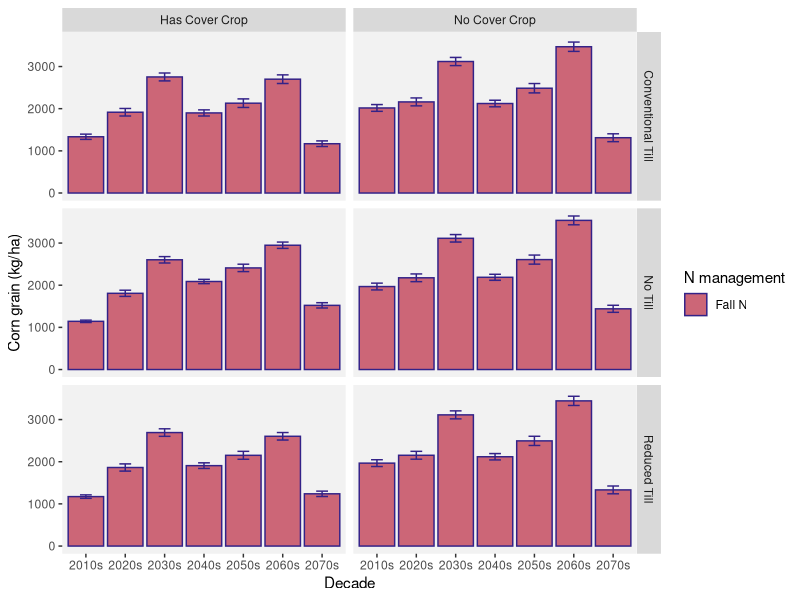
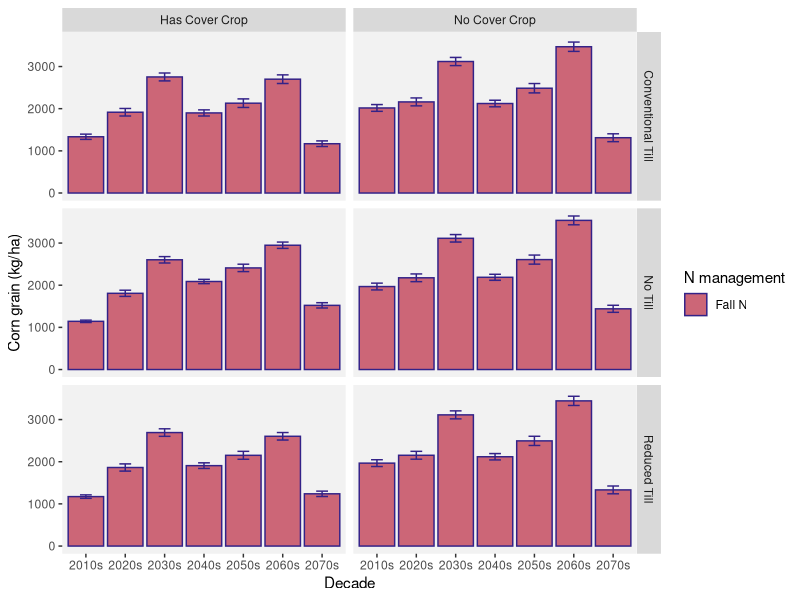

Write R code to recreate these figures, in order. (Note: this script raises an error after producing the figures.)
# Biomass data from Regrow DNDC simulations
# this script adds some dummy variables to the data
# summarizes corn grain biomass C data by mean, se, cv
# makes bar charts by decade and summarizing across all years
# runs ANOVA to look for significant differences in mean and cv between till*cc*N management across all years

library(tidyverse) # has ggplot, dplyr, etc.
library(broom) # for glance()
# install.packages("car")
library(car) # for qqp
# install.packages("multcompView") 
library(multcompView) # for tukey HSD letters

################### EXTRACT DATA BY SITE (CAN SKIP UNLESS NEED TO UPDATE DATA FROM GOOGLE DRIVE)

# bm <- read.csv("data/biomass/biomass.csv")
# From Regrow's doc "AFT Final Delivery Modeling Notes"
# This file includes maximum aboveground biomass of each crop grown in each management system. 
# Management_name maps directly to the file yearly_outputs_post-weighting.csv as described in 3.2.

# Column Name       Unit          Description
# site_name         NA            String combination of one of the locations we simulated on. In the format of {x}_{y} where x refers to the region and y refers to the numeric id of that site. These will be of the format of h_{}, v_{}, a_{}, f_{}, IL-n_{}, IL-s_{} which represents the points for hops, vineyards, almonds, and forage, Illinois North, Illinois South respectively
# management_name   NA            Management code as associated with the simulations described in section 2.{x}.1
# climate_scenario  NA            Either ‘rcp26’ or ‘rcp60’ that were defined in section 1.2
# crop_system_name  NA            Name of the entire system results are for. Will be one of the following:  alfalfa, almond-a, almond-c, corn, corn-grain, corn-silage, grape-a, grape-c, hops-a, hops-c, soybean. Note that for the vine and tree crops the -c refers to the crop row, while the -a refers to the alley row.
# crop_name         NA            Name of crop within the rotation of crop system name. 
# Year              integer       Calendar year in which results are for.
# Grain.C.kgC.ha    kg C /ha      Kilograms of Carbon per hectare of grain as part of the crop.
# Leaf.C.kgC.ha     kg C /ha      Kilograms of Carbon per hectare of leaf as part of the crop
# Stem.C.kgC.ha     kg C /ha      Kilograms of Carbon per hectare of stem as part of the crop.

# interesting, so we need to convert kg C to kg dry biomass
# can probably find common %C of dry grain biomass


###############
###############
###############
############### START HERE

#######################   
#######################   (1) set up the data
#######################   

bmil <- read.csv("data/biomass/biomass_IL.csv")

# DO NOT need to find literature values to convert kg C grain to kg grain.
# since we'll only be looking at them RELATIVE TO EACH OTHER, not absolute amounts...
# let's look at the C results for now

min(bmil$Year) # 2013 --2013-2021 start up years, start at 2022
max(bmil$Year) # 2073

# looks like all the cover crop biomass is in leaf and stem, zero grain

# make dummy factor for CT, RT, NT
bmil$till <- ifelse(grepl("ct-", bmil$management_name), "CT", 
                    ifelse(grepl("rt-", bmil$management_name), "RT", "NT"))
# # check
# unique(bmil$till)

# dummy for CC or NC
bmil$cc <- ifelse(grepl("-cc-", bmil$management_name), "CC", "NC")
# # check
# unique(bmil$cc)

# dummy for N treatment
bmil$nfert <- ifelse(grepl("-cn", bmil$management_name), "High N", 
                     ifelse(grepl("-fn", bmil$management_name), "Fall N","Recommended N"))
# # check
# unique(bmil$nfert)

# dummy for decade
bmil$decade <- ifelse(bmil$Year <2021, "2010s",
                      ifelse(bmil$Year>=2021 & bmil$Year <2031, "2020s",
                        ifelse(bmil$Year>=2031 & bmil$Year <2041, "2030s",
                          ifelse(bmil$Year>=2041 & bmil$Year <2051, "2040s",
                            ifelse(bmil$Year>=2051 & bmil$Year <2061, "2050s",
                              ifelse(bmil$Year>=2061 & bmil$Year <2071, "2060s", "2070s"))))))
# unique(bmil$decade)


# # add in summer precip data -- only needed if doing regression analysis, not pursued at this time
# precip <- read.csv("data/climate data not large/precipIL.csv")
# 
# precip.summer <- precip[precip$season == "Summer",]
# precip.summer <- precip.summer[,c(1:3, 5:7)]
# colnames(precip.summer)[1:2] <- c("site_name", "climate_scenario")
# 
# bmil <- left_join(bmil, precip.summer, 
#                    relationship = "many-to-one", 
#                    by = join_by(site_name, climate_scenario, Year==year))


# unique(bmil$management_name)

windows(xpinch=200, ypinch=200, width=5, height=5)

se <- function(x) sd(x) / sqrt(length(x))
cv <- function(x) sd(x) / mean(x)

# is the grain C biomass significantly different with High N vs Recommended N?
# let's look at biomass by decade
biomass_summary <- bmil %>%
  group_by(climate_scenario,crop_name, cc, till, nfert, decade) %>%
  summarize(biomass_mean = mean(Grain.C.kgC.ha.), biomass_se = se(Grain.C.kgC.ha.))

windows(xpinch=200, ypinch=200, width=5, height=5)
ggplot(data=biomass_summary[#biomass_summary$till=="NT" & # just look at NT for simplicity sake for now
  biomass_summary$climate_scenario == "rcp60" &                            
  biomass_summary$crop_name %in% c("corn, grain"),], #exclude rye, soybeans
                             # biomass_summary$nfert %in% c("High N", "Recommended N"),],  # exclude fall N for now
       aes(x=decade, y=biomass_mean, fill=nfert)) +
  geom_bar(stat="identity", position=position_dodge(), color="#332288") +
  geom_errorbar(width=0.3, aes(ymin=biomass_mean - biomass_se, ymax=biomass_mean + biomass_se),  
                               position=position_dodge(0.9),
                                color="#332288") +
  facet_grid(rows=vars(factor(till, levels=c("CT", "NT", "RT"))), 
             cols=vars(factor(cc, levels=c("CC", "NC"))), 
             labeller = as_labeller(
               c(CC="Has Cover Crop", NC="No Cover Crop",
                 "CT" = "Conventional Till", "NT" = "No Till", "RT"="Reduced Till"))) +
  xlab("Decade") +
  ylab("Corn grain (kg/ha)") +
  scale_fill_manual(values=c("#CC6677","#99DDFF", "#44AA99" ), name="N management") +
  theme(
    panel.grid.minor=element_blank(), 
    panel.grid.major=element_blank(),
    panel.background = element_rect(fill = 'gray95'))

ggsave("plots/biomass/IL_corn_biomass_bars.png", width=12, height=8, dpi=300)






#######################   
#######################   (2) is mean corn grain C different among till*cc*Nfert groups across all years?
#######################   

corndat <- bmil[bmil$crop_name=="corn, grain" & bmil$climate_scenario=="rcp60",]

Neffect <- aov(Grain.C.kgC.ha.~till*cc*nfert, data=corndat)
summary(Neffect)
Tukout <- TukeyHSD(Neffect)
# put interaction output into a dataframe we can sort
Tukout <- as.data.frame(Tukout[7]) %>%
  rownames_to_column(., "term") %>%
  arrange(term)


# assumptions - following https://statsandr.com/blog/anova-in-r

# Independence - the observations (grain.c.kgc.ha. observations) are independent, one does
# not depend on the other, they're not dependent on some other variable like, 
# from one individual came multiple observations.

# Normality - not required with large enough sample size >30.  But we can test anyway. 
# the residuals (observed - mean for that group) should be normally distributed.
qqnorm(corndat$Grain.C.kgC.ha.)
qqline(corndat$Grain.C.kgC.ha.)
hist(corndat$Grain.C.kgC.ha.-mean(corndat$Grain.C.kgC.ha.))
# look ok

# Equality of variances 
ggplot(data=corndat, aes(x=management_name, y=Grain.C.kgC.ha.)) + 
  geom_boxplot() +
  theme(axis.text.x=element_text(angle=45, vjust=1, hjust=1))
# looks ok, some possible outliers in nt-cc-fn
leveneTest(Grain.C.kgC.ha. ~ cc*till*nfert, data=corndat)
# > leveneTest(Grain.C.kgC.ha. ~ management_name, data=corndat)
# Levene's Test for Homogeneity of Variance (center = median)
#          Df F value    Pr(>F)    
# group    17  24.503 < 2.2e-16 ***   # we REJECT the null hyp (no sig. diff. between variances of the samples)
#       34542                      
# ---
# Signif. codes:  0 ‘***’ 0.001 ‘**’ 0.01 ‘*’ 0.05 ‘.’ 0.1 ‘ ’ 1
# HOWEVER: it seems that our large sample size (>35k data points) might be affecting this test
# See this from https://www.theanalysisfactor.com/the-problem-with-tests-for-statistical-assumptions/
# It relies too much on p-values, and therefore, sample sizes. If the sample size is large, 
# Levene’s will have a smaller p-value than if the sample size is small, given the same variances.
# So it’s very likely that you’re ***overstating a problem*** with the assumption in large samples and understating 
# it in small samples. You can’t ignore the actual size difference in the variances when making this decision. 
# So sure, look at the p-value, but also look at the actual variances and how much bigger some are than others. 
# (In other words, actually look at the effect size, not just the p-value).
# The ANOVA is generally considered robust to violations of this assumption when sample sizes 
# across groups are equal. So even if Levene’s is significant, moderately different variances may not be a 
# problem in balanced data sets. Keppel (1992) suggests that a good rule of thumb is that if sample sizes are equal, 
# robustness should hold until the largest variance is more than 9 times the smallest variance.
# This robustness goes away the more unbalanced the samples are. So you need to use judgment here,
# taking into account both the imbalance and the actual difference in variances.
# *** emphasis added

# outliers
summary(corndat$Grain.C.kgC.ha.)
# > summary(corndat$Grain.C.kgC.ha.)
# Min. 1st Qu.  Median    Mean 3rd Qu.    Max. 
# 139.9  1945.6  2875.9  2915.8  3924.3  5794.6 

# outliers via histograms
hist(corndat$Grain.C.kgC.ha., breaks=sqrt(nrow(corndat)))

ggplot(data=corndat, aes(x=Grain.C.kgC.ha.)) +
         geom_histogram() +
         facet_grid(rows=vars(nfert), cols=vars(till, cc))

#outliers via boxplots
boxplot(Grain.C.kgC.ha.~management_name, data=corndat) # some outliers plotted for nt-cc-fn, 
# but not far from interquartile range for nt-cc-fn, and not outside IQR for many other groups


# outliers via z-scores
corndat$z_grainC <- scale(corndat$Grain.C.kgC.ha.)
hist(corndat$z_grainC)
summary(corndat$z_grainC)
# Min.   :-2.31494  
# 1st Qu.:-0.80908  
# Median :-0.03325  
# Mean   : 0.00000  
# 3rd Qu.: 0.84105  
# Max.   : 2.40069  
# < -2 or >2 is considered rare
# < -3 or >3 is extremely rare
# < -3.29 or > -3.29 is used to detect outliers, where one out of 1000 observations will be outside
# this range if normal distribution.
# interquartile range is > -2 and <2. 
# min. and max do not reach 3 or 3.29.

## outlier summary: boxplots and z-score suggest no extreme outliers. No justification for removing.

# re-run ANOVA with the above knowledge (assumptions met)

corndat$till <- factor(corndat$till)
corndat$cc <- factor(corndat$cc)
corndat$nfert <- factor(corndat$nfert)

Neffect <- aov(Grain.C.kgC.ha.~till*cc*nfert, data=corndat)
summary(Neffect)
# Df    Sum Sq   Mean Sq F value   Pr(>F)    
# till              2 1.637e+08 8.184e+07  61.284  < 2e-16 ***
#   cc                1 5.557e+07 5.557e+07  41.617 1.13e-10 ***
#   nfert             2 2.557e+09 1.279e+09 957.461  < 2e-16 ***
#   till:cc           2 1.742e+07 8.710e+06   6.522  0.00147 ** 
#   till:nfert        4 1.113e+08 2.781e+07  20.829  < 2e-16 ***
#   cc:nfert          2 6.444e+08 3.222e+08 241.278  < 2e-16 ***
#   till:cc:nfert     4 1.750e+07 4.375e+06   3.276  0.01079 *  
#   Residuals     34542 4.613e+10 1.335e+06                     
# ---
#   Signif. codes:  0 ‘***’ 0.001 ‘**’ 0.01 ‘*’ 0.05 ‘.’ 0.1 ‘ ’ 1

Tukout <- TukeyHSD(Neffect)

# compact letter display
cld <- multcompLetters4(Neffect, Tukout)

# table with letters and 3rd quantile
cornsum <- group_by(corndat, cc, till, nfert) %>%
  summarize(mean=mean(Grain.C.kgC.ha.), 
            se=se(Grain.C.kgC.ha.)) %>%
  arrange(desc(mean))

cld <- as.data.frame.list(cld$`till:cc:nfert`)
cornsum$cld <- cld$Letters

cornsum

# use these letters on this plot:

windows(xpinch=200, ypinch=200, width=5, height=5)

ggplot(data=cornsum,aes(x=nfert, y=mean, fill=nfert)) +
  geom_bar(stat="identity", position=position_dodge(), color="#332288", show.legend=F) +
  geom_errorbar(width=0.3, aes(ymin=mean-se, ymax=mean + se),  
                position=position_dodge(0.9),
                color="#332288") +
  facet_grid(rows=vars(factor(till, levels=c("CT", "NT", "RT"))), 
             cols=vars(factor(cc, levels=c("CC", "NC"))), 
             labeller = as_labeller(
               c(CC="Has Cover Crop", NC="No Cover Crop",
                 "CT" = "Conventional Till", "NT" = "No Till", "RT"="Reduced Till"))) +
  xlab("N management") +
  ylab("Mean corn grain (kg C/ha) 2022-2072") +
  ylim(0,3500)+
  geom_text(aes(label=cld, y=mean+(2*se)), vjust=-0.5) +
  scale_fill_manual(values=c("#CC6677","#99DDFF", "#44AA99" )) +
  theme(
    panel.grid.minor=element_blank(), 
    panel.grid.major=element_blank(),
    panel.background = element_rect(fill = 'gray95'))

ggsave("plots/biomass/IL_corn_biomass_Neffect.png", width=6, height=8, dpi=300)





#######################   
#######################   (3) is variability in corn grain C different among till*cc*Nfert groups across all years?
#######################   

# calculate CV for each site
corncv<- group_by(corndat, site_name, till, cc, nfert) %>%
  summarize(cv=cv(Grain.C.kgC.ha.)) %>%
  arrange(desc(cv))


Neffect <- aov(cv~till*cc*nfert, data=corncv)
summary(Neffect)
Tukout <- TukeyHSD(Neffect)


# assumptions - following https://statsandr.com/blog/anova-in-r

# Independence - the observations (grain.c.kgc.ha. observations) are independent, one does
# not depend on the other, they're not dependent on some other variable like, 
# from one individual came multiple observations.

# Normality - not required with large enough sample size >30.  But we can test anyway. 
# the residuals (observed - mean for that group) should be normally distributed.
qqnorm(corncv$cv) # looks really good
qqline(corncv$cv)
hist(corncv$cv-mean(corncv$cv)) # looks ok

# Equality of variances - assumption not met
ggplot(data=corncv, aes(x=nfert, y=cv)) + 
  geom_boxplot() +
  facet_grid(rows=vars(till), cols=vars(cc)) 
# looks ok, some possible outliers in nt-nc-fn on the low end, and rt-cc-fn, also on low end
leveneTest(cv ~ cc*till*nfert, data=corncv) 
# > leveneTest(Grain.C.kgC.ha. ~ management_name, data=corndat)
# Levene's Test for Homogeneity of Variance (center = median)
#        Df F value Pr(>F)
# group  17  1.4426  0.111  # Accept null hypothesis that variances do not differ
#       558 

# outliers
summary(corncv$cv)
# > summary(corndat$Grain.C.kgC.ha.)
# Min. 1st Qu.  Median    Mean 3rd Qu.    Max. 
# 139.9  1945.6  2875.9  2915.8  3924.3  5794.6 

# outliers via histograms
hist(corncv$cv, breaks=sqrt(nrow(corncv)))

ggplot(data=corncv, aes(x=cv)) +
  geom_histogram() +
  facet_grid(rows=vars(nfert), cols=vars(till, cc))

#outliers via boxplots
boxplot(cv~till+cc+nfert, data=corncv) # no outliers plotted 

# outliers via z-scores
corncv$z_cv <- scale(corncv$cv)
hist(corncv$z_cv)
summary(corncv$z_cv)
# V1          
# Min.   :-2.92849  
# 1st Qu.:-0.67960  
# Median :-0.06132  
# Mean   : 0.00000  
# 3rd Qu.: 0.79708  
# Max.   : 1.96883  
# < -2 or >2 is considered rare
# < -3 or >3 is extremely rare
# < -3.29 or > -3.29 is used to detect outliers, where one out of 1000 observations will be outside
# this range if normal distribution.
# interquartile range is > -2 and <2. 
# max is in the safe zone
# min is getting close to extremely rare.

## outlier summary: boxplots, levenes test, and z-score suggest no extreme outliers. No justification for removing.

cvtest <- aov(cv~till*cc*nfert, data=corncv)
summary(cvtest)
# Df Sum Sq Mean Sq F value   Pr(>F)
# till            2 0.0756 0.03780  18.959 1.08e-08 ***
#   cc              1 0.0577 0.05772  28.950 1.09e-07 ***
#   nfert           2 0.0722 0.03608  18.098 2.42e-08 ***
#   till:cc         2 0.0010 0.00049   0.245    0.782    
# till:nfert      4 0.0150 0.00375   1.880    0.112    
# cc:nfert        2 0.0457 0.02284  11.454 1.33e-05 ***
#   till:cc:nfert   4 0.0036 0.00090   0.454    0.770    
# Residuals     558 1.1125 0.00199                     
# ---
#   Signif. codes:  0 ‘***’ 0.001 ‘**’ 0.01 ‘*’ 0.05 ‘.’ 0.1 ‘ ’ 1

Tukoutcv <- TukeyHSD(cvtest)

# compact letter display
cldcv <- multcompLetters4(cvtest, Tukoutcv)

# table with letters and 3rd quantile
corncvsum <- group_by(corncv, cc, till, nfert) %>%
  summarize(mean=mean(cv), 
            se=se(cv)) %>%
  arrange(desc(mean))

cldcv <- as.data.frame.list(cldcv$`till:cc:nfert`)
corncvsum$cld <- cldcv$Letters

corncvsum

# use these letters on this plot:

windows(xpinch=200, ypinch=200, width=5, height=5)

ggplot(data=corncvsum,aes(x=nfert, y=mean, fill=nfert)) +
  geom_bar(stat="identity", position=position_dodge(), color="#332288", show.legend=F) +
  geom_errorbar(width=0.3, aes(ymin=mean-se, ymax=mean + se),  
                position=position_dodge(0.9),
                color="#332288") +
  facet_grid(rows=vars(factor(till, levels=c("CT", "NT", "RT"))), 
             cols=vars(factor(cc, levels=c("CC", "NC"))), 
             labeller = as_labeller(
               c(CC="Has Cover Crop", NC="No Cover Crop",
                 "CT" = "Conventional Till", "NT" = "No Till", "RT"="Reduced Till"))) +
  xlab("N management") +
  ylab("CV for corn grain (kg C/ha) 2022-2072") +
  ylim(0,0.45)+
  geom_text(aes(label=cld, y=mean+(2*se)), vjust=-0.5) +
  scale_fill_manual(values=c("#CC6677","#99DDFF", "#44AA99" )) +
  theme(
    panel.grid.minor=element_blank(), 
    panel.grid.major=element_blank(),
    panel.background = element_rect(fill = 'gray95'))

ggsave("plots/biomass/IL_corn_biomass_cv.png", width=6, height=8, dpi=300)









############ linear models / regressions to look at biomass change over time (not complete as of 10/4/2023)
############ what drives biomass over time, not a main research question, i.e., seems redundant with
############ just looking at how the model is built to predict biomass...

# set base levels to no cover and conventional till
bmil$till <- relevel(factor(bmil$till), ref="CT")
# bmil$till <- ordered(bmil$till, levels=c("CT", "RT", "NT"))
# bmil$till <- factor(bmil$till, ordered=F)
bmil$cc <- relevel(factor(bmil$cc), ref="NC")

# center data at mean
center_scale <- function(x) {
  scale(x, scale=F)
}

bmil$year.sc <- center_scale(bmil$Year)
bmil$grain.sc <- center_scale(bmil$Grain.C.kgC.ha.)


grmean <- mean(bmil$Grain.C.kgC.ha.)
grsd <- sd(bmil$Grain.C.kgC.ha.)
ssntotmean <- mean(bmil$ssn.tot)
ssntotsd <- sd(bmil$ssn.tot)
yrmean <- mean(bmil$Year)
yrsd <- sd(bmil$Year)
bmil$grain.z <- (bmil$Grain.C.kgC.ha.-grmean)/grsd
bmil$ssn.tot.z <- (bmil$ssn.tot-ssntotmean)/ssntotsd
bmil$year.z <- (bmil$Year - yrmean)/yrsd

grain <- bmil[bmil$crop_name %in% c("corn, grain", "soybean") & bmil$Year>2021, ]



# check that data are normal
qqnorm(grain$Grain.C.kgC.ha.)  
qqline(grain$Grain.C.kgC.ha., distribution = qnorm)


# most of the explanatory power of the model comes from the two crops
blm0 <- lm(grain.z ~ year.z*crop_name, data=grain)
summary(blm0)
# R-squared is 0.6277, p< 2.2e-16
glance(blm0)
# AIC = 223463    # BIC 2.24e5  # when comparing these to other models, lower is better

# add in summer precip gain 0.15 in R2
blm0p <- lm(grain.z ~ year.z*crop_name + ssn.tot.z,  data=grain)
summary(blm0p)
# R-squared is 0.7756, p< 2.2e-16
glance(blm0p)
# AIC = 163956    # BIC 164014  

# add in cover crops
blm1p <- lm(grain.z ~ year.z*crop_name*cc + ssn.tot.z,  data=grain)
summary(blm1p)
# R-squared is 0.7759, p< 2.2e-16
glance(blm1p)
# AIC = 163836    # BIC 163933  


# add in tillage
blm2p <- lm(grain.z ~ year.z*crop_name*till + ssn.tot.z,  data=grain)
summary(blm2p)
# R-squared is 0.7769, p< 2.2e-16
glance(blm2p)
# AIC = 163324    # BIC 163460 


# add in site, a random effect


blm3p <- lmer(grain.z ~ year.z*crop_name + ssn.tot.z + (1|site_name),
              REML=F, # only one random effect, can use maximum likelihood not restricted ML
            data=grain)
summary(blm3p)
# R-squared is 0.79, p< 2.2e-16
glance(blm3p)
# AIC = 155646    # BIC 156004


# add in site, a random effect
blm3p <- lm(grain.z ~ year.z*crop_name + ssn.tot.z,  data=grain)
summary(blm3p)
# R-squared is 0.79, p< 2.2e-16
glance(blm3p)
# AIC = 155646    # BIC 156004





blm_fullp <- lm(grain.z ~ year.z*crop_name*climate_scenario*till*cc + ssn.tot.z, 
               data=bmil[bmil$crop_name %in% c("corn, grain", "soybean") & bmil$Year>2021, ])
summary(blm_fullp)
# R-squared is 0.7784, p< 2.2e-16
glance(blm_fullp)
# AIC = 162567 ### BEST AIC SO FAR   # BIC 163050  # BEST BIC SO FAR
